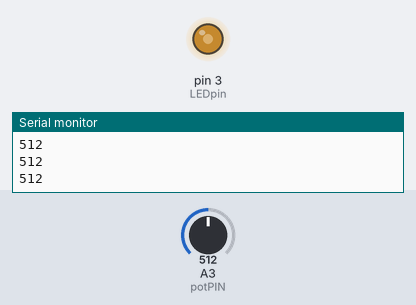
Bench run of a sketch on a simulated Arduino Uno, built with avr-gcc and run on an emulated ATmega328P. On the bench: output pins drawn as LEDs (lit = HIGH), the last lines printed to the serial monitor. Inputs (shaded band) come from the test bench; at power-on: A3 (potPIN) = 512.

Above: at 1.2 s.
1.3 s: A3 (potPIN) set to 716
At 2.3 s:
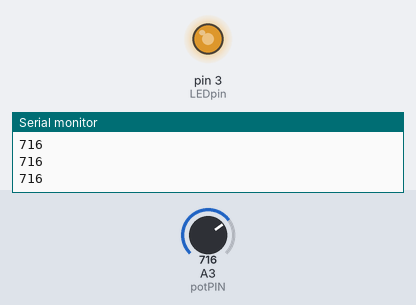
2.8 s: A3 (potPIN) set to 900
At 3.6 s:
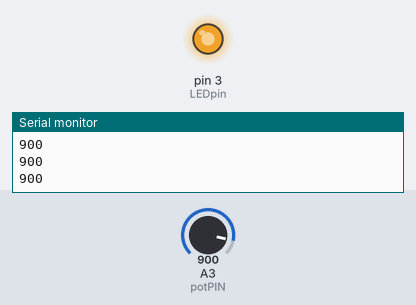
4.3 s: A3 (potPIN) set to 122
At 4.6 s:
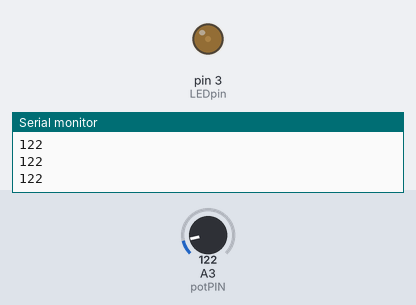
5.8 s: A3 (potPIN) set to 0
At 7.0 s:
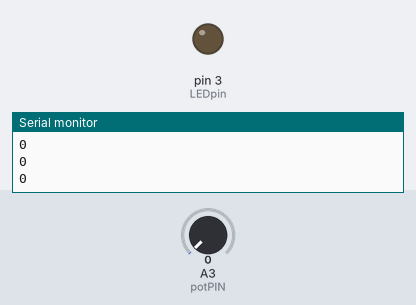
7.3 s: A3 (potPIN) set to 511
At 8.1 s:
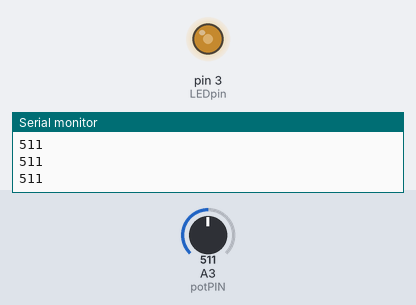
Timing chart, 0 to 9.8 s (numbered marks = the images above; inputs shaded):
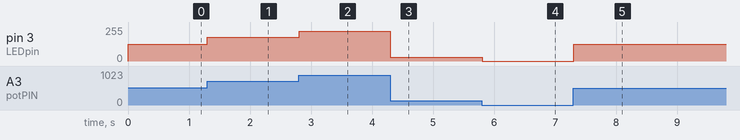

The sketch:

Potentiometer.ino
```cpp
/*
  Purpose: Basic example of the Seead Rotary Potentiometer input sensor
  Notes: Below the main code is a more advanced example that uses voltage input to measure the ange of motion
  Author: Ben Jones 13/7/23
  Contact: benjmain.jones21@det.nsw.edu.au
  Source: https://wiki.seeedstudio.com/Grove-Rotary_Angle_Sensor/
*/

static unsigned int potPIN = A3;
static unsigned int LEDpin = 3;


void setup()
{
    Serial.begin(9600);
    pinMode(LEDpin, OUTPUT);
}

void loop()
{
  Serial.println(analogRead(A3));
  int val = analogRead(A3);
  val = map(val, 0, 1023, 0, 255);
  analogWrite (LEDpin, val);

}


/*
//macro definitions of Rotary angle sensor and LED pin
#define ROTARY_ANGLE_SENSOR A0
#define LED 3  //the Grove - LED is connected to PWM pin D3 of Arduino
#define ADC_REF 5 //reference voltage of ADC is 5v.If the Vcc switch on the seeeduino
#define GROVE_VCC 5 //VCC of the grove interface is normally 5v
#define FULL_ANGLE 300 //full value of the rotary angle is 300 degrees

void setup()
{
    Serial.begin(9600);
    pinMode(ROTARY_ANGLE_SENSOR, INPUT); //Potentiometer is the input
    pinMode(LED,OUTPUT); //LED is the output
}

void loop()
{
    float voltage; //Voltage is held as float data
    int sensor_value = analogRead(ROTARY_ANGLE_SENSOR); //the integer sensor_value is equal to the potentiometer
    voltage = (float)sensor_value*ADC_REF/1023; //Telling the arduino to give the LED voltage equal to its reference voltage of 5 times the value of the potentiometer
    float degrees = (voltage*FULL_ANGLE)/GROVE_VCC; // The angle of the potentiometer is equal to (the voltage times the full 300 degrees) divided by the value of the voltage common collector
    Serial.println("The angle between the mark and the starting position:"); // Tells the serial monitor to print "The angle between the mark and the starting position" of the potentiometer
    Serial.println(degrees); //Tells the serial monitor to print the value of the angle on the next line

    int brightness; //Read LED brightness as an integer
    brightness = map(degrees, 0, FULL_ANGLE, 0, 255); //LED brightness is equal to
    analogWrite(LED,brightness);
    delay(500);
}
*/
```

Measured:
- after the input at 1.3 s, pin 3 (LEDpin): 127/255 → 178/255 at once
- after the input at 2.8 s, pin 3 (LEDpin): 178/255 → 224/255 at once
- after the input at 4.3 s, pin 3 (LEDpin): 224/255 → 30/255 at once
- after the input at 5.8 s, pin 3 (LEDpin): 30/255 → 0/255 at once
- after the input at 7.3 s, pin 3 (LEDpin): 0/255 → 127/255 at once
